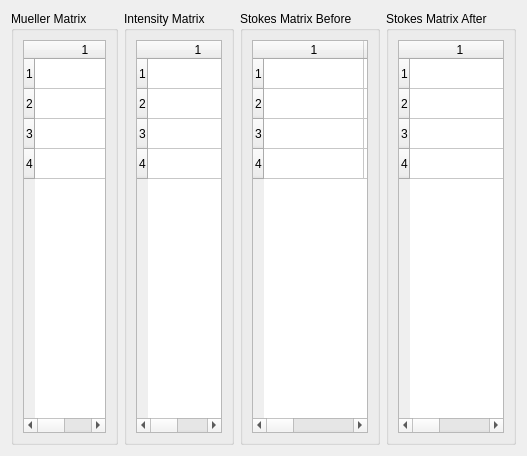
<?xml version="1.0" encoding="UTF-8"?>
<ui version="4.0">
 <class>CalculationForm</class>
 <widget class="QWidget" name="CalculationForm">
  <property name="geometry">
   <rect>
    <x>0</x>
    <y>0</y>
    <width>527</width>
    <height>456</height>
   </rect>
  </property>
  <property name="windowTitle">
   <string>Form</string>
  </property>
  <layout class="QGridLayout" name="gridLayout_2">
   <item row="0" column="1">
    <widget class="QGroupBox" name="intensityGroupBox">
     <property name="title">
      <string>Intensity Matrix</string>
     </property>
     <layout class="QGridLayout" name="gridLayout_4">
      <item row="0" column="0">
       <widget class="QTableWidget" name="itensityTableWidget">
        <property name="focusPolicy">
         <enum>Qt::NoFocus</enum>
        </property>
        <property name="editTriggers">
         <set>QAbstractItemView::NoEditTriggers</set>
        </property>
        <property name="alternatingRowColors">
         <bool>false</bool>
        </property>
        <property name="verticalScrollMode">
         <enum>QAbstractItemView::ScrollPerPixel</enum>
        </property>
        <property name="horizontalScrollMode">
         <enum>QAbstractItemView::ScrollPerPixel</enum>
        </property>
        <property name="rowCount">
         <number>4</number>
        </property>
        <property name="columnCount">
         <number>4</number>
        </property>
        <attribute name="horizontalHeaderVisible">
         <bool>true</bool>
        </attribute>
        <attribute name="verticalHeaderVisible">
         <bool>true</bool>
        </attribute>
        <attribute name="verticalHeaderShowSortIndicator" stdset="0">
         <bool>false</bool>
        </attribute>
        <attribute name="verticalHeaderStretchLastSection">
         <bool>false</bool>
        </attribute>
        <row/>
        <row/>
        <row/>
        <row/>
        <column/>
        <column/>
        <column/>
        <column/>
       </widget>
      </item>
     </layout>
    </widget>
   </item>
   <item row="0" column="2">
    <widget class="QGroupBox" name="stokesBeforeGroupBox">
     <property name="title">
      <string>Stokes Matrix Before</string>
     </property>
     <layout class="QGridLayout" name="gridLayout_5">
      <item row="0" column="0">
       <widget class="QTableWidget" name="stokesBeforeTableWidget">
        <property name="focusPolicy">
         <enum>Qt::NoFocus</enum>
        </property>
        <property name="editTriggers">
         <set>QAbstractItemView::NoEditTriggers</set>
        </property>
        <property name="alternatingRowColors">
         <bool>false</bool>
        </property>
        <property name="verticalScrollMode">
         <enum>QAbstractItemView::ScrollPerPixel</enum>
        </property>
        <property name="horizontalScrollMode">
         <enum>QAbstractItemView::ScrollPerPixel</enum>
        </property>
        <property name="rowCount">
         <number>4</number>
        </property>
        <property name="columnCount">
         <number>4</number>
        </property>
        <attribute name="horizontalHeaderVisible">
         <bool>true</bool>
        </attribute>
        <attribute name="verticalHeaderVisible">
         <bool>true</bool>
        </attribute>
        <attribute name="verticalHeaderShowSortIndicator" stdset="0">
         <bool>false</bool>
        </attribute>
        <attribute name="verticalHeaderStretchLastSection">
         <bool>false</bool>
        </attribute>
        <row/>
        <row/>
        <row/>
        <row/>
        <column/>
        <column/>
        <column/>
        <column/>
       </widget>
      </item>
     </layout>
    </widget>
   </item>
   <item row="0" column="0">
    <widget class="QGroupBox" name="muellerGroupBox">
     <property name="title">
      <string>Mueller Matrix</string>
     </property>
     <layout class="QGridLayout" name="gridLayout_3">
      <item row="0" column="0">
       <widget class="QTableWidget" name="muellerTableWidget">
        <property name="focusPolicy">
         <enum>Qt::NoFocus</enum>
        </property>
        <property name="editTriggers">
         <set>QAbstractItemView::NoEditTriggers</set>
        </property>
        <property name="alternatingRowColors">
         <bool>false</bool>
        </property>
        <property name="verticalScrollMode">
         <enum>QAbstractItemView::ScrollPerPixel</enum>
        </property>
        <property name="horizontalScrollMode">
         <enum>QAbstractItemView::ScrollPerPixel</enum>
        </property>
        <property name="rowCount">
         <number>4</number>
        </property>
        <property name="columnCount">
         <number>4</number>
        </property>
        <attribute name="horizontalHeaderVisible">
         <bool>true</bool>
        </attribute>
        <attribute name="horizontalHeaderShowSortIndicator" stdset="0">
         <bool>false</bool>
        </attribute>
        <attribute name="verticalHeaderVisible">
         <bool>true</bool>
        </attribute>
        <attribute name="verticalHeaderShowSortIndicator" stdset="0">
         <bool>false</bool>
        </attribute>
        <attribute name="verticalHeaderStretchLastSection">
         <bool>false</bool>
        </attribute>
        <row/>
        <row/>
        <row/>
        <row/>
        <column/>
        <column/>
        <column/>
        <column/>
       </widget>
      </item>
     </layout>
    </widget>
   </item>
   <item row="0" column="3">
    <widget class="QGroupBox" name="stokesAfterGroupBox">
     <property name="title">
      <string>Stokes Matrix After</string>
     </property>
     <layout class="QGridLayout" name="gridLayout_6">
      <item row="0" column="0">
       <widget class="QTableWidget" name="stokesAfterTableWidget">
        <property name="focusPolicy">
         <enum>Qt::NoFocus</enum>
        </property>
        <property name="editTriggers">
         <set>QAbstractItemView::NoEditTriggers</set>
        </property>
        <property name="alternatingRowColors">
         <bool>false</bool>
        </property>
        <property name="verticalScrollMode">
         <enum>QAbstractItemView::ScrollPerPixel</enum>
        </property>
        <property name="horizontalScrollMode">
         <enum>QAbstractItemView::ScrollPerPixel</enum>
        </property>
        <property name="rowCount">
         <number>4</number>
        </property>
        <property name="columnCount">
         <number>4</number>
        </property>
        <attribute name="horizontalHeaderVisible">
         <bool>true</bool>
        </attribute>
        <attribute name="verticalHeaderVisible">
         <bool>true</bool>
        </attribute>
        <attribute name="verticalHeaderShowSortIndicator" stdset="0">
         <bool>false</bool>
        </attribute>
        <attribute name="verticalHeaderStretchLastSection">
         <bool>false</bool>
        </attribute>
        <row/>
        <row/>
        <row/>
        <row/>
        <column/>
        <column/>
        <column/>
        <column/>
       </widget>
      </item>
     </layout>
    </widget>
   </item>
  </layout>
 </widget>
 <resources/>
 <connections/>
</ui>
